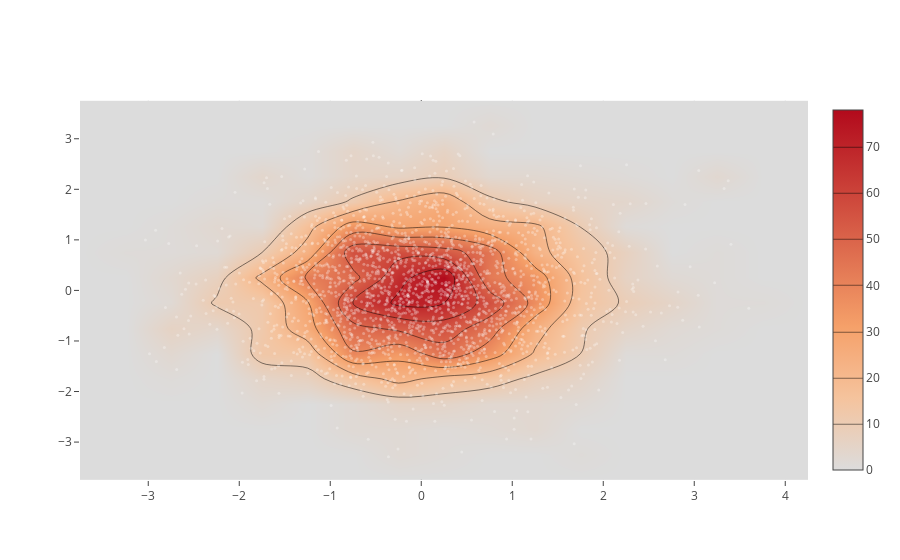

The cell this chart's notebook holds for it:
### Code cell
import plotly.graph_objs as go

import numpy as np

x = np.random.randn(2000)
y = np.random.randn(2000)
iplot([go.Histogram2dContour(x=x, y=y, contours=dict(coloring='heatmap')),
       go.Scatter(x=x, y=y, mode='markers', marker=dict(color='white', size=3, opacity=0.3))], show_link=False)

### Figure 1 — Plotly figure (JSON) as saved in the notebook; plotly's stock layout.template omitted (floating-point values rounded to 4 significant figures; data arrays with more than 128 entries replaced by an {"elided": "..."} marker saying what was removed)
{"data": [{"contours": {"coloring": "heatmap"}, "type": "histogram2dcontour", "uid": "89779eb4-0382-461d-8669-f6ef6ca5fd59", "x": {"elided": "2000 float values"}, "y": {"elided": "2000 float values"}}, {"marker": {"color": "white", "opacity": 0.3, "size": 3}, "mode": "markers", "type": "scatter", "uid": "84e4be08-47e9-4ebe-b025-9943dc4d5b7d", "x": {"elided": "2000 float values"}, "y": {"elided": "2000 float values"}}], "layout": {}}
